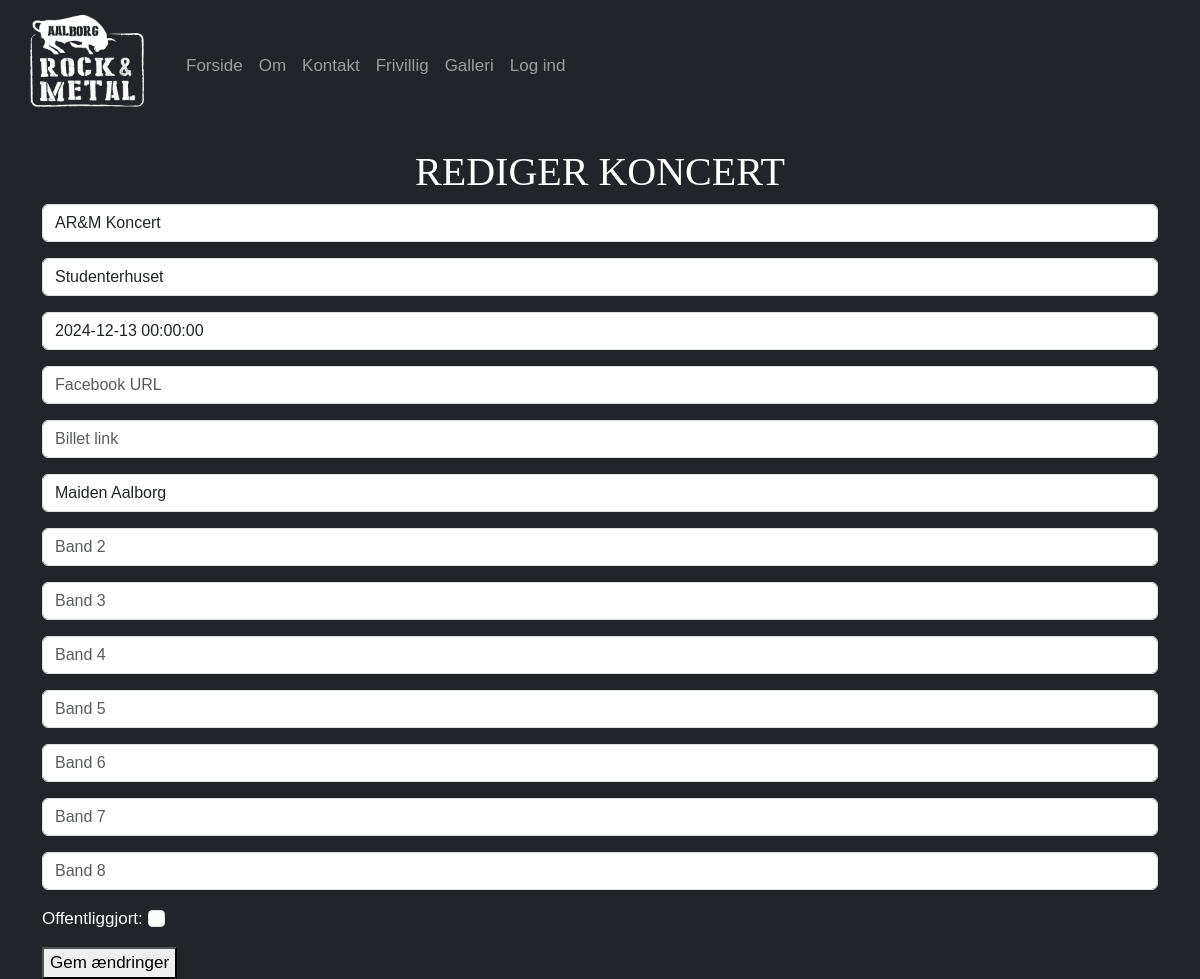
Page /rediger_koncert/39 on the committed database.
### website/models.py (models this page shows, shortened)
class Koncert(models.Model):
	navn = models.CharField(max_length=255)
	spillested = models.ForeignKey(Spillested, on_delete=models.CASCADE)
	dato = models.DateTimeField()
	facebook = models.URLField(blank=True, null=True)
	billetter = models.URLField(blank=True, null=True)
	band1 = models.CharField(max_length=255)
	band2 = models.CharField(max_length=255, blank=True, null=True)
	band3 = models.CharField(max_length=255, blank=True, null=True)
	band4 = models.CharField(max_length=255, blank=True, null=True)
	band5 = models.CharField(max_length=255, blank=True, null=True)
	band6 = models.CharField(max_length=255, blank=True, null=True)
	band7 = models.CharField(max_length=255, blank=True, null=True)
	band8 = models.CharField(max_length=255, blank=True, null=True)
	offentliggjort = models.BooleanField()
	class Meta:
		verbose_name_plural = "Koncerter"

class Spillested(models.Model):
	navn = models.CharField(max_length=255)
	adresse = models.CharField(max_length=255)
	postnr = models.CharField(max_length=4)
	by = models.CharField(max_length=255)
	telefon = models.CharField(max_length=8, blank=True, null=True)
	email = models.EmailField()
	hjemmeside = models.URLField()
	def __str__(self):
		return self.navn
	class Meta:
		verbose_name_plural = "Spillesteder"

### website/views.py (the view)
# urls.py: path('rediger_koncert/<int:pk>', views.rediger_koncert, name='rediger_koncert'),
def rediger_koncert(request, pk):
    koncert = get_object_or_404(Koncert, pk=pk)
    if request.method == 'POST':
        form = KoncertForm(request.POST, instance=koncert)
        if form.is_valid():
            form.save()
            return redirect('home')
    else:
        form = KoncertForm(instance=koncert)
    return render(request, 'edit.html', {'form': form, 'koncert': koncert})

### website/templates/edit.html (shortened to what this page needs)
{% extends 'base.html' %}
{% block content %}
<h1>Rediger koncert</h1>
<form method="post">
    {{ form.as_p }}
    <button type="submit">Gem ændringer</button>
</form>
{% endblock %}

### static/website/css/edits.css (style rules this page uses)
body, html { height: 100%; }
body { max-width: 1920px; margin-left: auto; margin-right: auto; background-color: #212529; color: #fff; height: 100%; }

### rows in the picture
Koncert: navn "AR&M Koncert", spillested "Studenterhuset", dato "2024-12-13 00:00:00", band1 "Maiden Aalborg"
